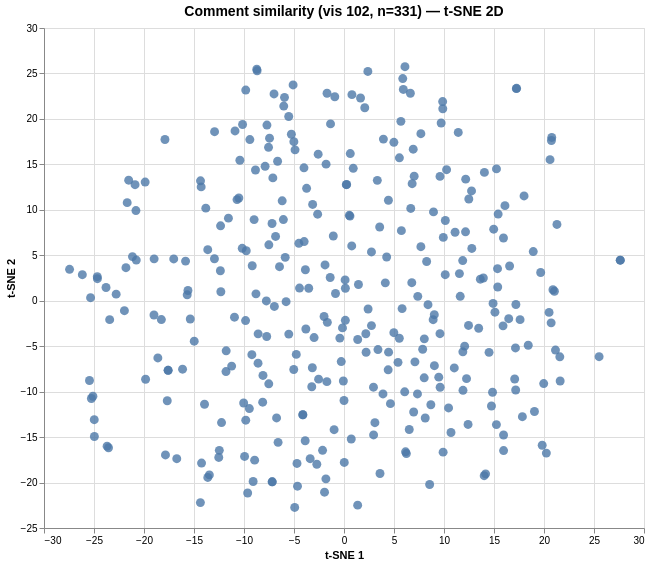

Write a Vega-Lite specification for this figure.
### Vega specification from a JSON file in a GitHub repository (floating-point values rounded to 4 significant figures; data arrays with more than 128 entries replaced by an {"elided": "..."} marker saying what was removed)
{"$schema": "https://vega.github.io/schema/vega/v6.json", "data": [{"name": "param_1e9efca18e7a2868_store"}, {"name": "source_0", "values": {"elided": "331 records"}}, {"name": "source_0_x_domain_dim_1", "values": [{"min": -27.44, "max": 27.63}]}, {"name": "source_0_y_domain_dim_2", "values": [{"min": -22.73, "max": 25.74}]}], "signals": [{"name": "unit", "value": {}, "on": [{"events": "pointermove", "update": "isTuple(group()) ? group() : unit"}]}, {"name": "param_1e9efca18e7a2868", "update": "vlSelectionResolve(\"param_1e9efca18e7a2868_store\", \"union\")"}, {"name": "param_1e9efca18e7a2868_dim_1", "on": [{"events": [{"source": "view", "type": "dblclick"}], "update": "null"}, {"events": {"signal": "param_1e9efca18e7a2868_translate_delta"}, "update": "panLinear(param_1e9efca18e7a2868_translate_anchor.extent_x, -param_1e9efca18e7a2868_translate_delta.x / width)"}, {"events": {"signal": "param_1e9efca18e7a2868_zoom_delta"}, "update": "zoomLinear(domain(\"x\"), param_1e9efca18e7a2868_zoom_anchor.x, param_1e9efca18e7a2868_zoom_delta)"}]}, {"name": "param_1e9efca18e7a2868_dim_2", "on": [{"events": [{"source": "view", "type": "dblclick"}], "update": "null"}, {"events": {"signal": "param_1e9efca18e7a2868_translate_delta"}, "update": "panLinear(param_1e9efca18e7a2868_translate_anchor.extent_y, param_1e9efca18e7a2868_translate_delta.y / height)"}, {"events": {"signal": "param_1e9efca18e7a2868_zoom_delta"}, "update": "zoomLinear(domain(\"y\"), param_1e9efca18e7a2868_zoom_anchor.y, param_1e9efca18e7a2868_zoom_delta)"}]}, {"name": "param_1e9efca18e7a2868_tuple", "on": [{"events": [{"signal": "param_1e9efca18e7a2868_dim_1 || param_1e9efca18e7a2868_dim_2"}], "update": "param_1e9efca18e7a2868_dim_1 && param_1e9efca18e7a2868_dim_2 ? {unit: \"\", fields: param_1e9efca18e7a2868_tuple_fields, values: [param_1e9efca18e7a2868_dim_1,param_1e9efca18e7a2868_dim_2]} : null"}]}, {"name": "param_1e9efca18e7a2868_tuple_fields", "value": [{"field": "dim_1", "channel": "x", "type": "R"}, {"field": "dim_2", "channel": "y", "type": "R"}]}, {"name": "param_1e9efca18e7a2868_translate_anchor", "value": {}, "on": [{"events": [{"source": "scope", "type": "pointerdown"}], "update": "{x: x(unit), y: y(unit), extent_x: domain(\"x\"), extent_y: domain(\"y\")}"}]}, {"name": "param_1e9efca18e7a2868_translate_delta", "value": {}, "on": [{"events": [{"source": "window", "between": [{"source": "scope", "type": "pointerdown"}, {"source": "window", "type": "pointerup"}], "type": "pointermove", "consume": true}], "update": "{x: param_1e9efca18e7a2868_translate_anchor.x - x(unit), y: param_1e9efca18e7a2868_translate_anchor.y - y(unit)}"}]}, {"name": "param_1e9efca18e7a2868_zoom_anchor", "on": [{"events": [{"source": "scope", "type": "wheel", "consume": true}], "update": "{x: invert(\"x\", x(unit)), y: invert(\"y\", y(unit))}"}]}, {"name": "param_1e9efca18e7a2868_zoom_delta", "on": [{"events": [{"source": "scope", "consume": true, "type": "wheel"}], "update": "pow(1.001, event.deltaY * pow(16, event.deltaMode))", "force": true}]}, {"name": "param_1e9efca18e7a2868_modify", "on": [{"events": {"signal": "param_1e9efca18e7a2868_tuple"}, "update": "modify(\"param_1e9efca18e7a2868_store\", param_1e9efca18e7a2868_tuple, true)"}]}], "marks": [{"type": "symbol", "name": "marks", "from": {"data": "source_0"}, "encode": {"update": {"opacity": {"value": 0.8}, "y": {"field": "dim_2", "scale": "y"}, "size": {"value": 80}, "fill": {"value": "#4c78a8"}, "shape": {"value": "circle"}, "x": {"field": "dim_1", "scale": "x"}, "tooltip": {"signal": "{\"Comment #\": format(datum[\"index\"], \"\"), \"Comment\": isValid(datum[\"comment\"]) ? datum[\"comment\"] : \"\"+datum[\"comment\"]}"}}}, "interactive": true, "clip": true, "style": ["circle"]}], "scales": [{"name": "x", "type": "linear", "domain": [{"signal": "(data(\"source_0_x_domain_dim_1\")[0] || {}).min"}, {"signal": "(data(\"source_0_x_domain_dim_1\")[0] || {}).max"}], "range": [0, {"signal": "width"}], "nice": true, "zero": true, "domainRaw": {"signal": "param_1e9efca18e7a2868[\"dim_1\"]"}}, {"name": "y", "type": "linear", "domain": [{"signal": "(data(\"source_0_y_domain_dim_2\")[0] || {}).min"}, {"signal": "(data(\"source_0_y_domain_dim_2\")[0] || {}).max"}], "range": [{"signal": "height"}, 0], "zero": true, "nice": true, "domainRaw": {"signal": "param_1e9efca18e7a2868[\"dim_2\"]"}}], "axes": [{"scale": "x", "orient": "bottom", "maxExtent": 0, "zindex": 0, "labels": false, "grid": true, "domain": false, "gridScale": "y", "ticks": false, "tickCount": {"signal": "ceil(width/40)"}, "minExtent": 0, "aria": false}, {"scale": "y", "aria": false, "domain": false, "maxExtent": 0, "minExtent": 0, "ticks": false, "gridScale": "x", "zindex": 0, "orient": "left", "grid": true, "tickCount": {"signal": "ceil(height/40)"}, "labels": false}, {"scale": "x", "labelOverlap": true, "labelFlush": true, "orient": "bottom", "tickCount": {"signal": "ceil(width/40)"}, "zindex": 0, "title": "t-SNE 1", "grid": false}, {"scale": "y", "labelOverlap": true, "tickCount": {"signal": "ceil(height/40)"}, "grid": false, "zindex": 0, "orient": "left", "title": "t-SNE 2"}], "title": {"text": "Comment similarity (vis 102, n=331) — t-SNE 2D", "frame": "group", "fontSize": 14}, "height": 500, "background": "white", "style": "cell", "padding": 5, "width": 600}
